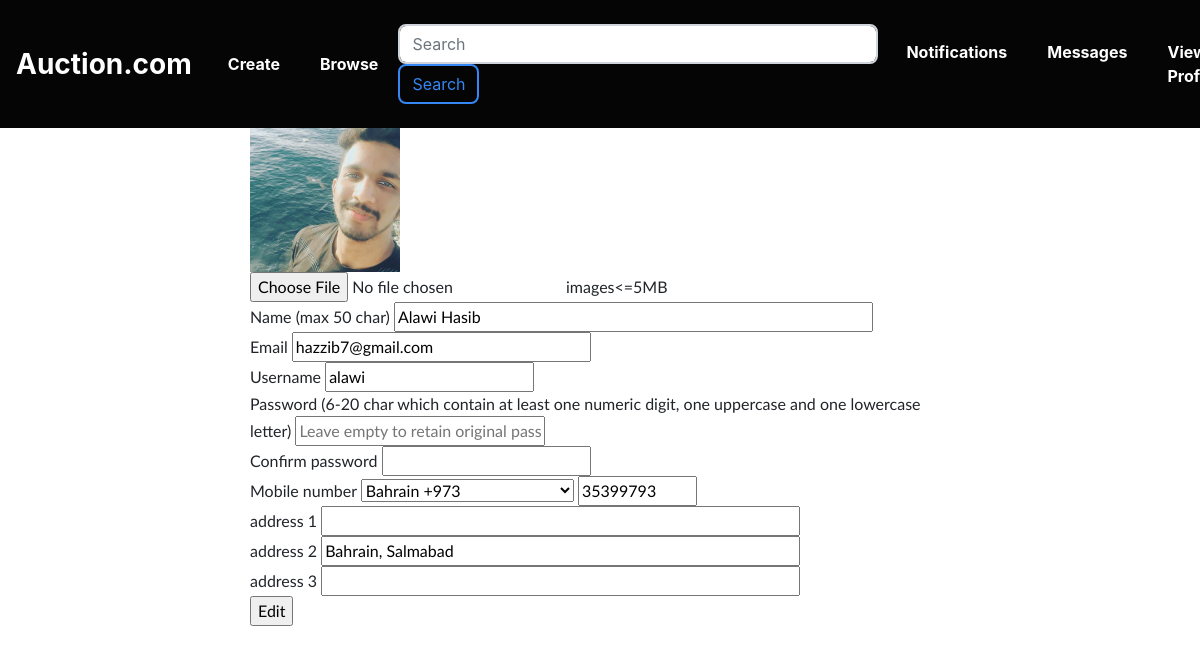
The app's page /profile.php (signed in) with its own data.
### tables this page shows
CREATE TABLE `users` (
  `USER_ID` int(11) NOT NULL,
  `USERNAME` varchar(20) NOT NULL,
  `PASSWORD` varchar(250) NOT NULL,
  `NAME` varchar(50) NOT NULL,
  `CONTACT_NUM` int(15) NOT NULL,
  `EMAIL` varchar(40) NOT NULL,
  `COUNTRY` varchar(20) NOT NULL,
  `ADDRESS` varchar(50) NOT NULL,
  `PROFILE_PIC` varchar(100) NOT NULL,
  `BUYER_RATING_SUM` int(11) DEFAULT NULL,
  `BUYER_RATING_COUNT` int(11) DEFAULT NULL,
  `SELLER_RATING_SUM` int(11) DEFAULT NULL,
  `SELLER_RATING_COUNT` int(11) DEFAULT NULL
);

CREATE TABLE `addresses` (
  `ADDRESS_ID` int(11) NOT NULL,
  `USER_ID` int(11) NOT NULL,
  `ADDRESS` varchar(50) NOT NULL
);

### profile.php (the view, shortened to what this page needs)
<html>
<?php
require('header_special.php');
echo "<br><br><br>";
$sid=$_SESSION['userId'];
try{
  require('project_connection.php');
  $result= $db->prepare("SELECT * FROM users WHERE USER_ID= :id");
  $result->bindParam(':id' , $sid);
  $result->execute();
  $addrResult=$db->prepare("SELECT * FROM addresses WHERE USER_ID= :id");
  $addrResult->bindParam(':id' , $sid);
  $addrResult->execute();
  $userDetails= $result->fetch();
  $userAddrs=$addrResult->fetchAll();
  $username=$userDetails['USERNAME'];
  $name=$userDetails['NAME'];
  $contact_num=$userDetails['CONTACT_NUM'];
  $email=$userDetails['EMAIL'];
  $country=$userDetails['COUNTRY'];
  $profile_pic=$userDetails['PROFILE_PIC'];
  }
  catch(PDOException $e){
   echo "<script>alert('Error ".$e->getMessage()."\\nPlease refresh');</script>";
  }
?>
<head>
</head>
<body>
  <div style="margin-top:50px; margin-left:auto; margin-right:auto; width:700px;">
  <form onSubmit="return checkeditedInputs();" method='post' action='updateProfile.php'  enctype="multipart/form-data">
    <img src='uploadedfiles/<?php echo $profile_pic; ?>' alt='profilepic' width='150' height='150' ><br>
    <input type="file" name="picfile" id='fileUpload'><span>images<=5MB</span><br>
    Name (max 50 char)
    <input type='text' name='name' onkeyup="checkFN(this.value)" size='50' value='<?php echo $name; ?>' required><span id='name_msg'></span><br>
    Email
    <input type='text' name='email' onkeyup="checkMAIL(this.value)" size='30' value='<?php echo $email; ?>' required><span id='mail_msg'></span><br>
    Username
    <input type='text' name='username' onkeyup="checkUN(this.value)" size='20' value='<?php echo $username; ?>' required><span id='reg_username_msg'></span><br>
    Password (6-20 char which contain at least one numeric digit, one uppercase and one lowercase letter)
    <input type='password' name='password' onkeyup="checkPWD(this.value)" size='20' value='' placeholder='Leave empty to retain original password' style="width:250px;"><span id='reg_pwd_msg'></span><br>
    Confirm password
    <input type='password' name='cnfm_password' onkeyup="confirmPWD(this.value)" size='20' value=''><span id='cfmpwd_msg'></span><br>
  Mobile number
    <select name="country_code" onchange="checkMBL(document.forms[0].mobile.value)" required >
    <?php
    if ($country=="Bahrain") {
      ?>
      <option value="+973" selected>Bahrain +973</option>
    <?php
    }
    elseif ($country=="Saudi Arabia") {
      ?>
      <option value="+973">Bahrain +973</option>
      <option value="+966" selected>Saudi Arabia +966</option>
      <option value="+971">United Arab Emirates +971</option>
    <?php
    }
    elseif ($country=="United Arab Emirates") {
      ?>
      <option value="+973">Bahrain +973</option>
      <option value="+966">Saudi Arabia +966</option>
      <option value="+971" selected>United Arab Emirates +971</option>
    <?php
    }
    ?>
    </select>
    <input type='text' name='mobile' onkeyup="checkMBL(this.value)" size='10' value='<?php echo $contact_num; ?>' required><span id='mobile_msg'></span><br>
    address 1
    <input type='text' name='address1' onkeyup="checkAddr(this.value)" size='50' value='<?php echo $userAddrs[0]['ADDRESS']; ?>' required><span id='addr_msg'></span><br>
    address 2
    <input type='text' name='address2' onkeyup="checkAddr(this.value)" size='50' value='<?php echo $userAddrs[1]['ADDRESS']; ?>'><span id='addr_msg'></span><br>
    address 3
    <input type='text' name='address3' onkeyup="checkAddr(this.value)" size='50' value='<?php echo $userAddrs[2]['ADDRESS']; ?>'><span id='addr_msg'></span><br>
    <input type='submit' name='edit_user' value='Edit'>
  </form>
  </div>
</body>
</html>

### records on screen
users: PROFILE_PIC (picture), name "Alawi Hasib", email "hazzib7@gmail.com", username "alawi", country_code "Bahrain +973", mobile "35399793"
addresses: address2 "Bahrain, Salmabad"
